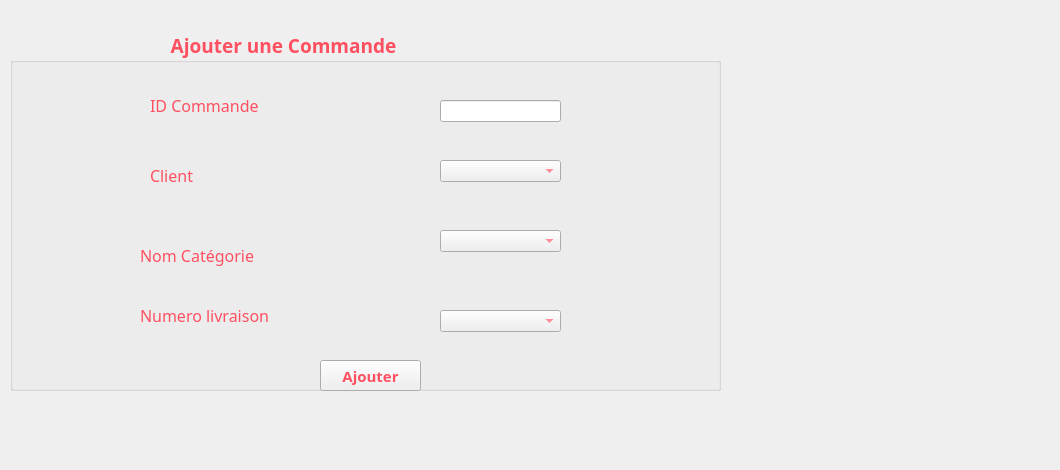
     <widget class="QWidget" name="tab_8">
      <attribute name="title">
       <string>Ajouter</string>
      </attribute>
      <widget class="QGroupBox" name="groupBox_4">
       <property name="geometry">
        <rect>
         <x>10</x>
         <y>30</y>
         <width>711</width>
         <height>361</height>
        </rect>
       </property>
       <property name="font">
        <font>
         <family>Lucida Calligraphy</family>
         <pointsize>14</pointsize>
         <weight>75</weight>
         <bold>true</bold>
        </font>
       </property>
       <property name="styleSheet">
        <string notr="true">color: rgb(255, 80, 97);
</string>
       </property>
       <property name="title">
        <string>                                Ajouter une Commande</string>
       </property>
       <widget class="QLabel" name="label_28">
        <property name="geometry">
         <rect>
          <x>140</x>
          <y>130</y>
          <width>171</width>
          <height>31</height>
         </rect>
        </property>
        <property name="font">
         <font>
          <family>Lucida Calligraphy</family>
          <pointsize>12</pointsize>
         </font>
        </property>
        <property name="text">
         <string>Client</string>
        </property>
       </widget>
       <widget class="QLabel" name="label_33">
        <property name="geometry">
         <rect>
          <x>140</x>
          <y>60</y>
          <width>171</width>
          <height>31</height>
         </rect>
        </property>
        <property name="font">
         <font>
          <family>Lucida Calligraphy</family>
          <pointsize>12</pointsize>
         </font>
        </property>
        <property name="text">
         <string>ID Commande</string>
        </property>
       </widget>
       <widget class="QLabel" name="label_34">
        <property name="geometry">
         <rect>
          <x>130</x>
          <y>210</y>
          <width>171</width>
          <height>31</height>
         </rect>
        </property>
        <property name="font">
         <font>
          <family>Lucida Calligraphy</family>
          <pointsize>12</pointsize>
         </font>
        </property>
        <property name="text">
         <string>Nom Catégorie</string>
        </property>
       </widget>
       <widget class="QPushButton" name="pushButton_4">
        <property name="geometry">
         <rect>
          <x>310</x>
          <y>330</y>
          <width>101</width>
          <height>31</height>
         </rect>
        </property>
        <property name="font">
         <font>
          <family>Lucida Calligraphy</family>
          <pointsize>11</pointsize>
          <weight>75</weight>
          <bold>true</bold>
         </font>
        </property>
        <property name="styleSheet">
         <string notr="true">color: rgb(255, 80, 97);
background-image:rgb(255, 170, 255)</string>
        </property>
        <property name="text">
         <string>Ajouter</string>
        </property>
       </widget>
       <widget class="QLabel" name="label_37">
        <property name="geometry">
         <rect>
          <x>130</x>
          <y>270</y>
          <width>201</width>
          <height>31</height>
         </rect>
        </property>
        <property name="font">
         <font>
          <family>Lucida Calligraphy</family>
          <pointsize>12</pointsize>
         </font>
        </property>
        <property name="text">
         <string>Numero livraison</string>
        </property>
       </widget>
       <widget class="QLineEdit" name="lineEdit_5">
        <property name="geometry">
         <rect>
          <x>430</x>
          <y>70</y>
          <width>121</width>
          <height>22</height>
         </rect>
        </property>
        <property name="maxLength">
         <number>5</number>
        </property>
       </widget>
       <widget class="QComboBox" name="comboLiv">
        <property name="geometry">
         <rect>
          <x>430</x>
          <y>280</y>
          <width>121</width>
          <height>22</height>
         </rect>
        </property>
       </widget>
       <widget class="QComboBox" name="comboClient">
        <property name="geometry">
         <rect>
          <x>430</x>
          <y>130</y>
          <width>121</width>
          <height>22</height>
         </rect>
        </property>
       </widget>
       <widget class="QComboBox" name="comboCat">
        <property name="geometry">
         <rect>
          <x>430</x>
          <y>200</y>
          <width>121</width>
          <height>22</height>
         </rect>
        </property>
       </widget>
      </widget>
      <widget class="QLabel" name="label_2">
       <property name="geometry">
        <rect>
         <x>-110</x>
         <y>0</y>
         <width>1051</width>
         <height>441</height>
        </rect>
       </property>
       <property name="styleSheet">
        <string notr="true">background-image:url(:/Alinka-Shemeluyk_Sweets_YkxmSWdYdw.jpg)</string>
       </property>
       <property name="text">
        <string/>
       </property>
      </widget>
      <widget class="QLabel" name="label_12">
       <property name="geometry">
        <rect>
         <x>20</x>
         <y>20</y>
         <width>47</width>
         <height>61</height>
        </rect>
       </property>
       <property name="text">
        <string/>
       </property>
      </widget>
      <widget class="QLabel" name="label_3">
       <property name="geometry">
        <rect>
         <x>0</x>
         <y>0</y>
         <width>841</width>
         <height>461</height>
        </rect>
       </property>
       <property name="text">
        <string/>
       </property>
       <property name="pixmap">
        <pixmap>../../Pictures/i/Alinka-Shemeluyk_Sweets_YkxmSWdYdw.jpg</pixmap>
       </property>
      </widget>
      <zorder>label_3</zorder>
      <zorder>label_2</zorder>
      <zorder>groupBox_4</zorder>
      <zorder>label_12</zorder>
     </widget>
